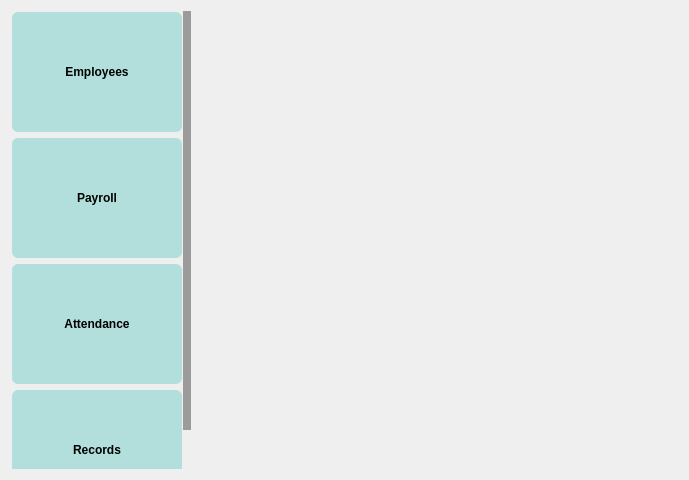
<?xml version="1.0" encoding="UTF-8"?>
<ui version="4.0">
 <class>HRApp</class>
 <widget class="QWidget" name="HRApp">
  <property name="geometry">
   <rect>
    <x>0</x>
    <y>0</y>
    <width>689</width>
    <height>480</height>
   </rect>
  </property>
  <property name="windowTitle">
   <string>HRApp</string>
  </property>
  <property name="styleSheet">
   <string notr="true">
QScrollBox
{
	border-radius: 6px ;
}

QLabel
{
	border-radius: 6px;
	
	border-color: rgb(227, 240, 183);
}

QPushButton
{
	background-color: #b2dfdb;
	/*color: #fff;*/
	font-size: 12px;
	font-weight: bold;
	border: none;
	border-radius: 12px;
	padding: 5px;

}


QPushButton::disabled
{
	background-color: #5c5c5c;

}


QPushButton::pressed
{
	
	background-color: qlineargradient(spread:reflect, x1:1, y1:1, x2:0.982955, y2:0.5, stop:0 rgba(166, 214, 202, 255), stop:0.607955 rgba(196, 236, 226, 255));
}


/*-----QCheckBox-----*/
QCheckBox
{
	background-color: transparent;
	color: #fff;
	font-size: 10px;
	font-weight: bold;
	border: none;
	border-radius: 5px;

}


/*-----QCheckBox-----*/
QCheckBox::indicator
{
    color: #b1b1b1;
    background-color: #323232;
    border: 1px solid darkgray;
    width: 12px;
    height: 12px;

}


QCheckBox::indicator:checked
{
    image:url(&quot;./ressources/check.png&quot;);
	background-color: #ff3333;
    border: 1px solid #ff3333;

}


QCheckBox::indicator:unchecked:hover
{
    border: 1px solid #ff3333;

}


QCheckBox::disabled
{
	color: #656565;

}


QCheckBox::indicator:disabled
{
	background-color: #656565;
	color: #656565;
    border: 1px solid #656565;

}


/*-----QLineEdit-----*/
QLineEdit
{
	background-color: #c2c7d5;
	color: #000;
	font-weight: bold;
	border: none;
	border-radius: 2px;
	padding: 3px;

}


/*-----QListView-----*/
QListView
{
	background-color: #333333;
	color: #fff;
	font-size: 12px;
	font-weight: bold;
	border: 1px solid #191919;
	show-decoration-selected: 0;
	padding-left: -13px;
	padding-right: -13px;

}


QListView::item
{
	color: #31cecb;
	background-color: #454e5e;
	border: none;
	padding: 5px;
	border-radius: 0px;
	padding-left : 10px;
	height: 42px;

}

QListView::item:selected
{
	color: #000;
	background-color: #ff3333;

}


QListView::item:!selected
{
	color:white;
	background-color: transparent;
	border: none;
	padding-left : 10px;

}


QListView::item:!selected:hover
{
	color: #000;
	background-color: #bcbdbb;
	border: none;
	padding-left : 10px;

}


/*-----QTreeView-----*/
QTreeView 
{
	background-color: #252525;
	show-decoration-selected: 0;
	color: #c2c8d7;

}


QTreeView::item 
{
	border-top-color: transparent;
	border-bottom-color: transparent;

}


QTreeView::item:hover 
{
	background-color: #bcbdbb;
	color: #000;

}


QTreeView::item:selected 
{
	background-color: #ff3333;
	color: #000;

}


QTreeView::item:selected:active
{
	background-color: #ff3333;
	color: #000;

}


QTreeView::branch:has-children:!has-siblings:closed,
QTreeView::branch:closed:has-children:has-siblings 
{
	image: url(://tree-closed.png);

}

QTreeView::branch:open:has-children:!has-siblings,
QTreeView::branch:open:has-children:has-siblings  
{
	image: url(://tree-open.png);

}


/*-----QTableView &amp; QTableWidget-----*/
QTableView
{
    background-color: #252525;
	border: 1px solid gray;
    color: #f0f0f0;
    gridline-color: gray;
    outline : 0;

}


QTableView::disabled
{
    background-color: #242526;
    border: 1px solid #32414B;
    color: #656565;
    gridline-color: #656565;
    outline : 0;

}


QTableView::item:hover 
{
    background-color: #bcbdbb;
    color: #000;

}


QTableView::item:selected 
{
	background-color: #ff3333;
    color: #000;

}


QTableView::item:selected:disabled
{
    background-color: #1a1b1c;
    border: 2px solid #525251;
    color: #656565;

}


QTableCornerButton::section
{
	background-color: #343a49;
    color: #fff;

}


QHeaderView::section
{
	color: #fff;
	border-top: 0px;
	border-bottom: 1px solid gray;
	border-right: 1px solid gray;
	background-color: #343a49;
    margin-top:1px;
	margin-bottom:1px;
	padding: 5px;

}


QHeaderView::section:disabled
{
    background-color: #525251;
    color: #656565;

}


QHeaderView::section:checked
{
    color: #000;
    background-color: #ff3333;

}


QHeaderView::section:checked:disabled
{
    color: #656565;
    background-color: #525251;

}


QHeaderView::section::vertical::first,
QHeaderView::section::vertical::only-one
{
    border-top: 1px solid #353635;

}


QHeaderView::section::vertical
{
    border-top: 1px solid #353635;

}


QHeaderView::section::horizontal::first,
QHeaderView::section::horizontal::only-one
{
    border-left: 1px solid #353635;

}


QHeaderView::section::horizontal
{
    border-left: 1px solid #353635;

}


/*-----QScrollBar-----*/
QScrollBar:horizontal 
{
    background-color: transparent;
    height: 8px;
    margin: 0px;
    padding: 0px;

}


QScrollBar::handle:horizontal 
{
    border: none;
	min-width: 100px;
    background-color: #9b9b9b;

}


QScrollBar::add-line:horizontal, 
QScrollBar::sub-line:horizontal,
QScrollBar::add-page:horizontal, 
QScrollBar::sub-page:horizontal 
{
    width: 0px;
    background-color: transparent;

}


QScrollBar:vertical 
{
    background-color: transparent;
    width: 8px;
    margin: 0;

}


QScrollBar::handle:vertical 
{
    border: none;
	min-height: 100px;
    background-color: #9b9b9b;

}


QScrollBar::add-line:vertical, 
QScrollBar::sub-line:vertical,
QScrollBar::add-page:vertical, 
QScrollBar::sub-page:vertical 
{
    height: 0px;
    background-color: transparent;

}
</string>
  </property>
  <layout class="QHBoxLayout" name="horizontalLayout">
   <item>
    <widget class="QScrollArea" name="scrollArea">
     <property name="sizePolicy">
      <sizepolicy hsizetype="MinimumExpanding" vsizetype="Expanding">
       <horstretch>0</horstretch>
       <verstretch>0</verstretch>
      </sizepolicy>
     </property>
     <property name="minimumSize">
      <size>
       <width>180</width>
       <height>0</height>
      </size>
     </property>
     <property name="maximumSize">
      <size>
       <width>180</width>
       <height>16777215</height>
      </size>
     </property>
     <property name="styleSheet">
      <string notr="true">border-radius: 6px;</string>
     </property>
     <property name="widgetResizable">
      <bool>true</bool>
     </property>
     <widget class="QWidget" name="scrollAreaWidgetContents">
      <property name="geometry">
       <rect>
        <x>0</x>
        <y>-38</y>
        <width>172</width>
        <height>500</height>
       </rect>
      </property>
      <layout class="QVBoxLayout" name="verticalLayout">
       <property name="leftMargin">
        <number>1</number>
       </property>
       <property name="topMargin">
        <number>1</number>
       </property>
       <property name="rightMargin">
        <number>1</number>
       </property>
       <property name="bottomMargin">
        <number>1</number>
       </property>
       <item>
        <widget class="QPushButton" name="pushButton">
         <property name="sizePolicy">
          <sizepolicy hsizetype="Minimum" vsizetype="Fixed">
           <horstretch>0</horstretch>
           <verstretch>0</verstretch>
          </sizepolicy>
         </property>
         <property name="minimumSize">
          <size>
           <width>120</width>
           <height>120</height>
          </size>
         </property>
         <property name="text">
          <string>Employees</string>
         </property>
        </widget>
       </item>
       <item>
        <widget class="QPushButton" name="pushButton_2">
         <property name="sizePolicy">
          <sizepolicy hsizetype="Minimum" vsizetype="Fixed">
           <horstretch>0</horstretch>
           <verstretch>0</verstretch>
          </sizepolicy>
         </property>
         <property name="minimumSize">
          <size>
           <width>120</width>
           <height>120</height>
          </size>
         </property>
         <property name="text">
          <string>Payroll</string>
         </property>
        </widget>
       </item>
       <item>
        <widget class="QPushButton" name="pushButton_3">
         <property name="sizePolicy">
          <sizepolicy hsizetype="Minimum" vsizetype="Fixed">
           <horstretch>0</horstretch>
           <verstretch>0</verstretch>
          </sizepolicy>
         </property>
         <property name="minimumSize">
          <size>
           <width>120</width>
           <height>120</height>
          </size>
         </property>
         <property name="text">
          <string>Attendance</string>
         </property>
        </widget>
       </item>
       <item alignment="Qt::AlignTop">
        <widget class="QPushButton" name="pushButton_4">
         <property name="sizePolicy">
          <sizepolicy hsizetype="Minimum" vsizetype="Fixed">
           <horstretch>0</horstretch>
           <verstretch>0</verstretch>
          </sizepolicy>
         </property>
         <property name="minimumSize">
          <size>
           <width>120</width>
           <height>120</height>
          </size>
         </property>
         <property name="text">
          <string>Records</string>
         </property>
        </widget>
       </item>
      </layout>
     </widget>
    </widget>
   </item>
   <item>
    <widget class="QWidget" name="screenDC" native="true">
     <property name="sizePolicy">
      <sizepolicy hsizetype="MinimumExpanding" vsizetype="Preferred">
       <horstretch>0</horstretch>
       <verstretch>0</verstretch>
      </sizepolicy>
     </property>
     <property name="styleSheet">
      <string notr="true">background-color: qlineargradient(spread:pad, x1:1, y1:1, x2:1, y2:0, stop:0 rgba(108, 171, 147, 255), stop:0.994318 rgba(186, 230, 230, 255));
QScrollBox
{
	border-radius: 6px ;
}

QPushButton
{
	background-color: #b2dfdb;
	/*color: #fff;*/
	font-size: 12px;
	font-weight: bold;
	border: none;
	border-radius: 12px;
	padding: 5px;

}


QPushButton::disabled
{
	background-color: #5c5c5c;

}


QPushButton::pressed
{
	
	background-color: qlineargradient(spread:reflect, x1:1, y1:1, x2:0.982955, y2:0.5, stop:0 rgba(166, 214, 202, 255), stop:0.607955 rgba(196, 236, 226, 255));
}


/*-----QCheckBox-----*/
QCheckBox
{
	background-color: transparent;
	color: #fff;
	font-size: 10px;
	font-weight: bold;
	border: none;
	border-radius: 5px;

}


/*-----QCheckBox-----*/
QCheckBox::indicator
{
    color: #b1b1b1;
    background-color: #323232;
    border: 1px solid darkgray;
    width: 12px;
    height: 12px;

}


QCheckBox::indicator:checked
{
    image:url(&quot;./ressources/check.png&quot;);
	background-color: #ff3333;
    border: 1px solid #ff3333;

}


QCheckBox::indicator:unchecked:hover
{
    border: 1px solid #ff3333;

}


QCheckBox::disabled
{
	color: #656565;

}


QCheckBox::indicator:disabled
{
	background-color: #656565;
	color: #656565;
    border: 1px solid #656565;

}


/*-----QLineEdit-----*/
QLineEdit
{
	background-color: #c2c7d5;
	color: #000;
	font-weight: bold;
	border: none;
	border-radius: 2px;
	padding: 3px;

}


/*-----QListView-----*/
QListView
{
	background-color: #333333;
	color: #fff;
	font-size: 12px;
	font-weight: bold;
	border: 1px solid #191919;
	show-decoration-selected: 0;
	padding-left: -13px;
	padding-right: -13px;

}


QListView::item
{
	color: #31cecb;
	background-color: #454e5e;
	border: none;
	padding: 5px;
	border-radius: 0px;
	padding-left : 10px;
	height: 42px;

}

QListView::item:selected
{
	color: #000;
	background-color: #ff3333;

}


QListView::item:!selected
{
	color:white;
	background-color: transparent;
	border: none;
	padding-left : 10px;

}


QListView::item:!selected:hover
{
	color: #000;
	background-color: #bcbdbb;
	border: none;
	padding-left : 10px;

}


/*-----QTreeView-----*/
QTreeView 
{
	background-color: #252525;
	show-decoration-selected: 0;
	color: #c2c8d7;

}


QTreeView::item 
{
	border-top-color: transparent;
	border-bottom-color: transparent;

}


QTreeView::item:hover 
{
	background-color: #bcbdbb;
	color: #000;

}


QTreeView::item:selected 
{
	background-color: #ff3333;
	color: #000;

}


QTreeView::item:selected:active
{
	background-color: #ff3333;
	color: #000;

}


QTreeView::branch:has-children:!has-siblings:closed,
QTreeView::branch:closed:has-children:has-siblings 
{
	image: url(://tree-closed.png);

}

QTreeView::branch:open:has-children:!has-siblings,
QTreeView::branch:open:has-children:has-siblings  
{
	image: url(://tree-open.png);

}


/*-----QTableView &amp; QTableWidget-----*/
QTableView
{
    background-color: #252525;
	border: 1px solid gray;
    color: #f0f0f0;
    gridline-color: gray;
    outline : 0;

}


QTableView::disabled
{
    background-color: #242526;
    border: 1px solid #32414B;
    color: #656565;
    gridline-color: #656565;
    outline : 0;

}


QTableView::item:hover 
{
    background-color: #bcbdbb;
    color: #000;

}


QTableView::item:selected 
{
	background-color: #ff3333;
    color: #000;

}


QTableView::item:selected:disabled
{
    background-color: #1a1b1c;
    border: 2px solid #525251;
    color: #656565;

}


QTableCornerButton::section
{
	background-color: #343a49;
    color: #fff;

}


QHeaderView::section
{
	color: #fff;
	border-top: 0px;
	border-bottom: 1px solid gray;
	border-right: 1px solid gray;
	background-color: #343a49;
    margin-top:1px;
	margin-bottom:1px;
	padding: 5px;

}


QHeaderView::section:disabled
{
    background-color: #525251;
    color: #656565;

}


QHeaderView::section:checked
{
    color: #000;
    background-color: #ff3333;

}


QHeaderView::section:checked:disabled
{
    color: #656565;
    background-color: #525251;

}


QHeaderView::section::vertical::first,
QHeaderView::section::vertical::only-one
{
    border-top: 1px solid #353635;

}


QHeaderView::section::vertical
{
    border-top: 1px solid #353635;

}


QHeaderView::section::horizontal::first,
QHeaderView::section::horizontal::only-one
{
    border-left: 1px solid #353635;

}


QHeaderView::section::horizontal
{
    border-left: 1px solid #353635;

}


/*-----QScrollBar-----*/
QScrollBar:horizontal 
{
    background-color: transparent;
    height: 8px;
    margin: 0px;
    padding: 0px;

}


QScrollBar::handle:horizontal 
{
    border: none;
	min-width: 100px;
    background-color: #9b9b9b;

}


QScrollBar::add-line:horizontal, 
QScrollBar::sub-line:horizontal,
QScrollBar::add-page:horizontal, 
QScrollBar::sub-page:horizontal 
{
    width: 0px;
    background-color: transparent;

}


QScrollBar:vertical 
{
    background-color: transparent;
    width: 8px;
    margin: 0;

}


QScrollBar::handle:vertical 
{
    border: none;
	min-height: 100px;
    background-color: #9b9b9b;

}


QScrollBar::add-line:vertical, 
QScrollBar::sub-line:vertical,
QScrollBar::add-page:vertical, 
QScrollBar::sub-page:vertical 
{
    height: 0px;
    background-color: transparent;

}
</string>
     </property>
    </widget>
   </item>
  </layout>
 </widget>
 <layoutdefault spacing="6" margin="11"/>
 <resources/>
 <connections/>
</ui>
